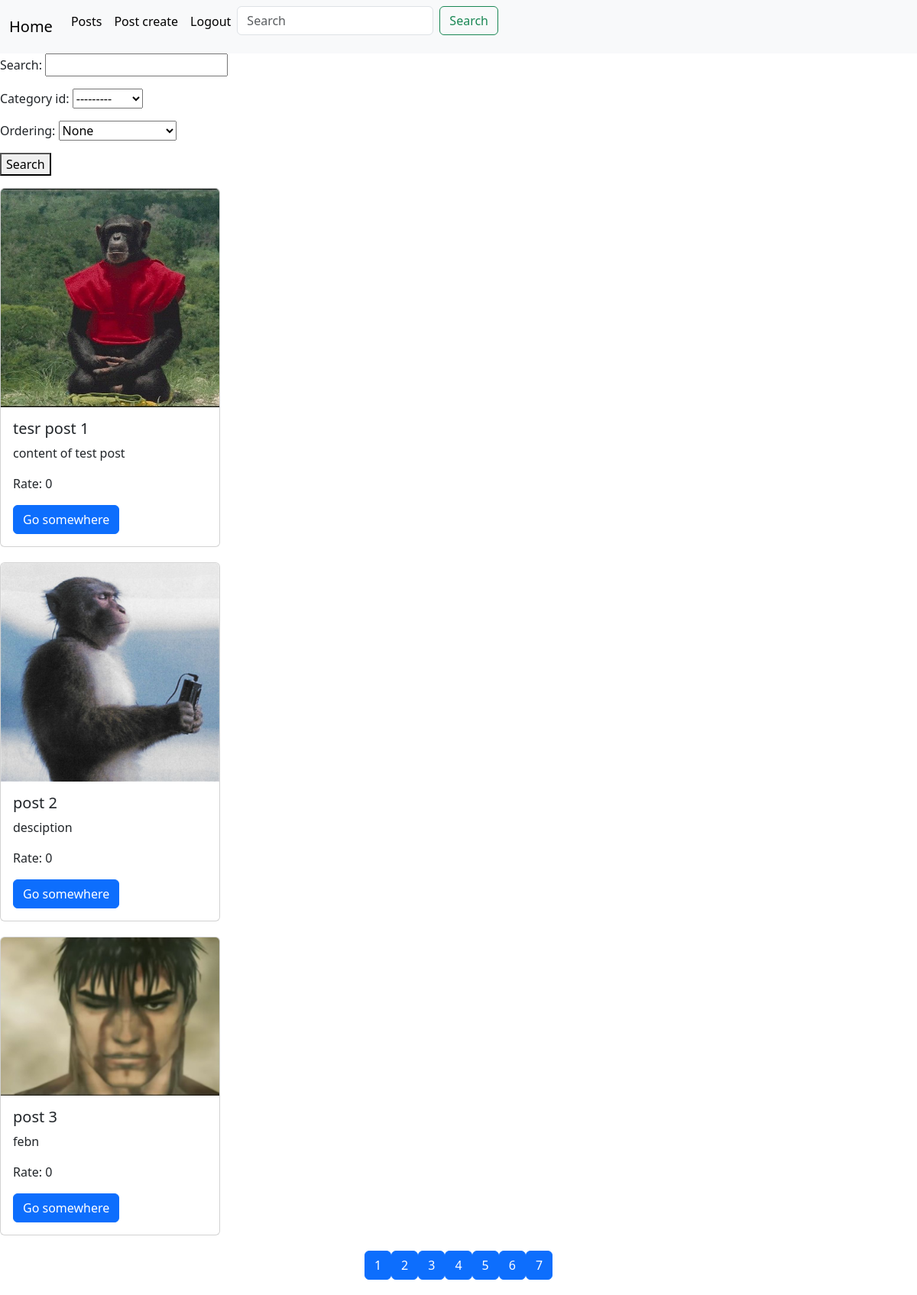
The page /posts/ (signed in) on the database its author committed.
### posts/models.py (models this page shows, shortened)
class Post(models.Model):
    image = models.ImageField(null=True, blank=True, upload_to="posts")
    title = models.CharField(max_length=256)
    content = models.CharField(max_length=456)
    rate = models.IntegerField(default=0, null=True)
    created_at = models.DateTimeField(auto_now_add=True, null=True)
    updated_at = models.DateTimeField(auto_now=True, null=True)
    category = models.ForeignKey(Category, on_delete=models.CASCADE, null=True)
    tags = models.ManyToManyField(Tag)

### posts/views.py (the view)
# urls.py: path("posts/", post_list_view),
@login_required(login_url="/login")
def post_list_view(request):
     limit = 3
     if request.method == "GET":
          form = SearchForm()
          posts = Post.objects.all()
          search = request.GET.get("search")
          category_id = request.GET.get("category_id")
          ordering = request.GET.get("ordering")
          page = request.GET.get("page", 1)
          if search:
               posts = posts.filter(Q(title__icontains=search) | Q(content__icontains=search))
          if category_id:
               posts = posts.filter(category_id=int(category_id))
          if ordering:
               posts = posts.order_by(ordering)
          max_pages = posts.count() / limit
          if round(max_pages) < max_pages:
               max_pages = round(max_pages + 1)
          else:
               max_pages = round(max_pages)
          start = (int(page) - 1) * limit
          end = int(page) * limit
          posts = posts[start:end]
          return render(request, "posts/post_list.html", context={'posts': posts, "form": form, "max_pages": range(1, max_pages + 1)})

### posts/forms.py
class SearchForm(forms.Form):
    search = forms.CharField(required=False)
    category_id = forms.ModelChoiceField(queryset=Category.objects.all(), required=False)
    orderings = (
        ("rate", "Rate"),
        ("-rate", "Rate (desc)"),
        ("created_at", "Created at"),
        ("-created_at", "Created at (desc)"),
        ("updated_at", "Updated at"),
        ("-updated_at", "Updated at (desc)"),
        (None, None)
    )
    ordering = forms.ChoiceField(choices=orderings, required=False)

### posts/models.py (called while the page is built)
    def __str__(self):
        return f"{self.name}"

### templates/posts/post_list.html
{% extends 'base.html' %}
{% load static %}
{% block content %}
<form action="" method="get" enctype="multipart/form-data">
    {{ form.as_p }}
    <button type="submit"><Search>Search</button>
</form>
  {% for post in posts %}
  <div class="card" style="width: 18rem; margin-bottom: 20px;">
    {% if post.image %}
      <img src="{{ post.image.url }}" class="card-img-top" alt="Post image">
    {% else %}
      <img src="{% static 'placeholder.png' %}" class="card-img-top" alt="No image">
    {% endif %}
    <div class="card-body">
      <h5 class="card-title">{{ post.title }}</h5>
      <p class="card-text">{{ post.content }}</p>
      <p class="card-text">Rate: {{ post.rate }}</p>
      <a href="/posts/{{ post.id }}" class="btn btn-primary">Go somewhere</a>
    </div>
  </div>
  {% endfor %}
<div style="display: flex;justify-content: center; margin-top: 20px;margin-bottom: 20px;">
        {% for i in max_pages %}
            <a href="/posts/?page={{ i }}" class="btn btn-primary">
                {{ i }}
            </a>
        {% endfor %}
</div>
{% endblock %}

### rows shown on the page
Post: image (picture), title "tesr post 1", content "content of test post", rate "0"
Post: image (picture), title "post 2", content "desciption", rate "0"
Post: image (picture), title "post 3", content "febn", rate "0"

### other values the page prints
{{ i }} "1" "2" "3" "4" "5" "6" "7"
